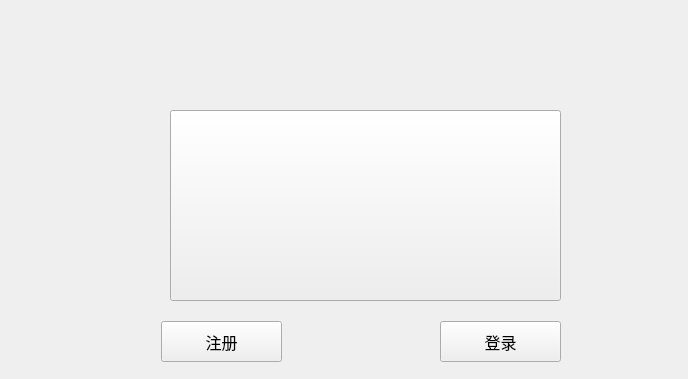
<?xml version="1.0" encoding="UTF-8"?>
<ui version="4.0">
 <class>Login</class>
 <widget class="QWidget" name="Login">
  <property name="geometry">
   <rect>
    <x>0</x>
    <y>0</y>
    <width>688</width>
    <height>379</height>
   </rect>
  </property>
  <property name="windowTitle">
   <string>Form</string>
  </property>
  <widget class="QPushButton" name="register_2">
   <property name="geometry">
    <rect>
     <x>161</x>
     <y>321</y>
     <width>121</width>
     <height>41</height>
    </rect>
   </property>
   <property name="font">
    <font>
     <family>微软雅黑</family>
     <pointsize>12</pointsize>
    </font>
   </property>
   <property name="text">
    <string>注册</string>
   </property>
  </widget>
  <widget class="QPushButton" name="login">
   <property name="geometry">
    <rect>
     <x>440</x>
     <y>321</y>
     <width>121</width>
     <height>41</height>
    </rect>
   </property>
   <property name="font">
    <font>
     <family>微软雅黑</family>
     <pointsize>12</pointsize>
    </font>
   </property>
   <property name="text">
    <string>登录</string>
   </property>
  </widget>
  <widget class="QPushButton" name="picture">
   <property name="geometry">
    <rect>
     <x>170</x>
     <y>110</y>
     <width>391</width>
     <height>191</height>
    </rect>
   </property>
   <property name="text">
    <string/>
   </property>
   <property name="icon">
    <iconset>
     <normaloff>a.JPG</normaloff>a.JPG</iconset>
   </property>
   <property name="iconSize">
    <size>
     <width>390</width>
     <height>350</height>
    </size>
   </property>
  </widget>
 </widget>
 <resources/>
 <connections/>
</ui>
